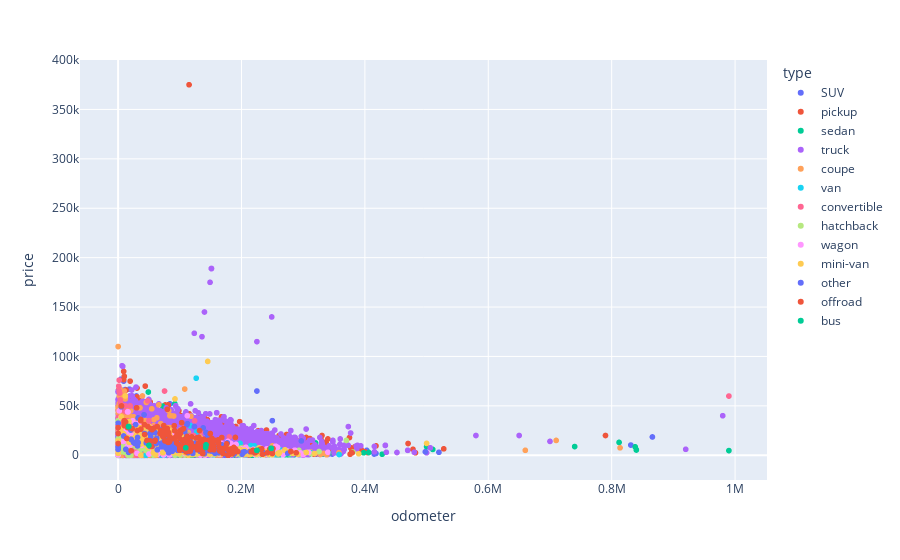

Write notebook code for a chart like this one.
### Code cell
car_data = pd.read_csv('../datasets/vehicles_us.csv') # leer los datos
fig = px.scatter(car_data, x="odometer", y="price", color="type") # crear un gráfico de dispersión
fig.show() # crear gráfico de dispersión

### Figure 1 — Plotly figure (JSON) as saved in the notebook; plotly's stock layout.template omitted (floating-point values rounded to 4 significant figures; data arrays with more than 128 entries replaced by an {"elided": "..."} marker saying what was removed)
{"data": [{"hovertemplate": "type=SUV<br>odometer=%{x}<br>price=%{y}<extra></extra>", "legendgroup": "SUV", "marker": {"color": "#636efa", "symbol": "circle"}, "mode": "markers", "name": "SUV", "showlegend": true, "type": "scattergl", "x": {"elided": "12405 int values"}, "xaxis": "x", "y": {"elided": "12405 int values"}, "yaxis": "y"}, {"hovertemplate": "type=pickup<br>odometer=%{x}<br>price=%{y}<extra></extra>", "legendgroup": "pickup", "marker": {"color": "#EF553B", "symbol": "circle"}, "mode": "markers", "name": "pickup", "showlegend": true, "type": "scattergl", "x": {"elided": "6988 int values"}, "xaxis": "x", "y": {"elided": "6988 int values"}, "yaxis": "y"}, {"hovertemplate": "type=sedan<br>odometer=%{x}<br>price=%{y}<extra></extra>", "legendgroup": "sedan", "marker": {"color": "#00cc96", "symbol": "circle"}, "mode": "markers", "name": "sedan", "showlegend": true, "type": "scattergl", "x": {"elided": "12154 int values"}, "xaxis": "x", "y": {"elided": "12154 int values"}, "yaxis": "y"}, {"hovertemplate": "type=truck<br>odometer=%{x}<br>price=%{y}<extra></extra>", "legendgroup": "truck", "marker": {"color": "#ab63fa", "symbol": "circle"}, "mode": "markers", "name": "truck", "showlegend": true, "type": "scattergl", "x": {"elided": "12353 int values"}, "xaxis": "x", "y": {"elided": "12353 int values"}, "yaxis": "y"}, {"hovertemplate": "type=coupe<br>odometer=%{x}<br>price=%{y}<extra></extra>", "legendgroup": "coupe", "marker": {"color": "#FFA15A", "symbol": "circle"}, "mode": "markers", "name": "coupe", "showlegend": true, "type": "scattergl", "x": {"elided": "2303 int values"}, "xaxis": "x", "y": {"elided": "2303 int values"}, "yaxis": "y"}, {"hovertemplate": "type=van<br>odometer=%{x}<br>price=%{y}<extra></extra>", "legendgroup": "van", "marker": {"color": "#19d3f3", "symbol": "circle"}, "mode": "markers", "name": "van", "showlegend": true, "type": "scattergl", "x": {"elided": "633 int values"}, "xaxis": "x", "y": {"elided": "633 int values"}, "yaxis": "y"}, {"hovertemplate": "type=convertible<br>odometer=%{x}<br>price=%{y}<extra></extra>", "legendgroup": "convertible", "marker": {"color": "#FF6692", "symbol": "circle"}, "mode": "markers", "name": "convertible", "showlegend": true, "type": "scattergl", "x": {"elided": "446 int values"}, "xaxis": "x", "y": {"elided": "446 int values"}, "yaxis": "y"}, {"hovertemplate": "type=hatchback<br>odometer=%{x}<br>price=%{y}<extra></extra>", "legendgroup": "hatchback", "marker": {"color": "#B6E880", "symbol": "circle"}, "mode": "markers", "name": "hatchback", "showlegend": true, "type": "scattergl", "x": {"elided": "1047 int values"}, "xaxis": "x", "y": {"elided": "1047 int values"}, "yaxis": "y"}, {"hovertemplate": "type=wagon<br>odometer=%{x}<br>price=%{y}<extra></extra>", "legendgroup": "wagon", "marker": {"color": "#FF97FF", "symbol": "circle"}, "mode": "markers", "name": "wagon", "showlegend": true, "type": "scattergl", "x": {"elided": "1541 int values"}, "xaxis": "x", "y": {"elided": "1541 int values"}, "yaxis": "y"}, {"hovertemplate": "type=mini-van<br>odometer=%{x}<br>price=%{y}<extra></extra>", "legendgroup": "mini-van", "marker": {"color": "#FECB52", "symbol": "circle"}, "mode": "markers", "name": "mini-van", "showlegend": true, "type": "scattergl", "x": {"elided": "1161 int values"}, "xaxis": "x", "y": {"elided": "1161 int values"}, "yaxis": "y"}, {"hovertemplate": "type=other<br>odometer=%{x}<br>price=%{y}<extra></extra>", "legendgroup": "other", "marker": {"color": "#636efa", "symbol": "circle"}, "mode": "markers", "name": "other", "showlegend": true, "type": "scattergl", "x": {"elided": "256 int values"}, "xaxis": "x", "y": {"elided": "256 int values"}, "yaxis": "y"}, {"hovertemplate": "type=offroad<br>odometer=%{x}<br>price=%{y}<extra></extra>", "legendgroup": "offroad", "marker": {"color": "#EF553B", "symbol": "circle"}, "mode": "markers", "name": "offroad", "showlegend": true, "type": "scattergl", "x": {"elided": "214 int values"}, "xaxis": "x", "y": {"elided": "214 int values"}, "yaxis": "y"}, {"hovertemplate": "type=bus<br>odometer=%{x}<br>price=%{y}<extra></extra>", "legendgroup": "bus", "marker": {"color": "#00cc96", "symbol": "circle"}, "mode": "markers", "name": "bus", "showlegend": true, "type": "scattergl", "x": [142539, 17037, 142539, 225000, 17037, 17037, 225000, 17037, 17037, 17037, 225000, 17037, 225000, 17037, 248135, 142000, 109705, 225000, 50000, 248135, 248135, null, 17037, 17037], "xaxis": "x", "y": [10500, 28990, 10500, 4995, 28990, 28990, 4995, 28990, 28990, 28990, 4995, 28990, 4995, 28990, 6997, 7900, 7500, 4995, 10000, 6997, 6997, 28990, 28990, 28990], "yaxis": "y"}], "layout": {"legend": {"title": {"text": "type"}, "tracegroupgap": 0}, "margin": {"t": 60}, "xaxis": {"anchor": "y", "domain": [0, 1], "title": {"text": "odometer"}}, "yaxis": {"anchor": "x", "domain": [0, 1], "title": {"text": "price"}}}}
